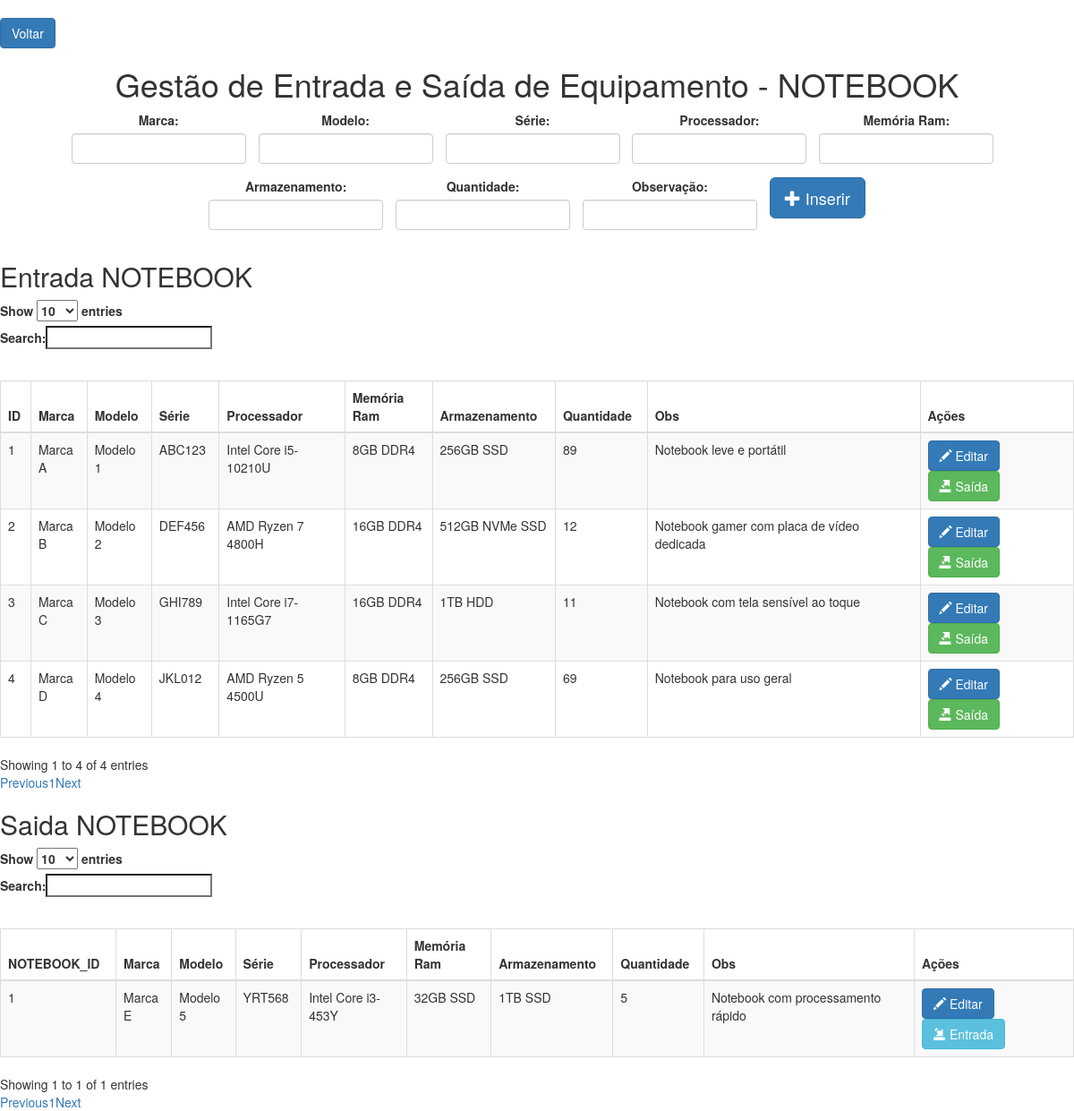
/notebook.php, run on the app's committed database.
### tables this page shows
CREATE TABLE `notebook` (
  `ID` int(11) NOT NULL,
  `MARCA` varchar(100) NOT NULL,
  `MODELO` varchar(100) NOT NULL,
  `SERIE` varchar(100) NOT NULL,
  `PROCESSADOR` varchar(100) NOT NULL,
  `MEMORIA_RAM` varchar(100) NOT NULL,
  `ARMAZENAMENTO` varchar(100) NOT NULL,
  `QUANTIDADE` int(11) NOT NULL,
  `OBS` varchar(255) NOT NULL
);

CREATE TABLE `notebook_saida` (
  `NOTEBOOK_ID` int(11) NOT NULL,
  `MARCA` varchar(100) NOT NULL,
  `MODELO` varchar(100) NOT NULL,
  `SERIE` varchar(100) NOT NULL,
  `PROCESSADOR` varchar(100) NOT NULL,
  `MEMORIA_RAM` varchar(100) NOT NULL,
  `ARMAZENAMENTO` varchar(100) NOT NULL,
  `QUANTIDADE` int(11) NOT NULL,
  `OBS` varchar(255) NOT NULL
);

### notebook.php (the view, shortened to what this page needs)
<!DOCTYPE html>
<html>
<head>
    <link rel="stylesheet" href="style.css">
    <link rel="stylesheet" href="https://maxcdn.bootstrapcdn.com/bootstrap/3.3.7/css/bootstrap.min.css">
    <link rel="stylesheet" href="https://cdn.datatables.net/1.10.19/css/dataTables.bootstrap.min.css">
</head>
<body>
<div class="text-left" style="margin-top: 20px;">
    <button onclick="window.location.href='index.php'" class="btn btn-primary">Voltar</button>
</div>
<h1 class="text-center">Gestão de Entrada e Saída de Equipamento - NOTEBOOK</h1>
<form method="post" action="inserir.php">
    <div class="form-container inline">
        <div class="form-group">
            <label for="MARCA">Marca:</label>
            <input type="text" name="MARCA" id="MARCA" class="form-control" required>
        </div>
        <div class="form-group">
            <label for="MODELO">Modelo:</label>
            <input type="text" name="MODELO" id="MODELO" class="form-control" required>
        </div>
        <div class="form-group">
            <label for="SERIE">Série:</label>
            <input type="text" name="SERIE" id="SERIE" class="form-control" required>
        </div>
        <div class="form-group">
            <label for="PROCESSADOR">Processador:</label>
            <input type="text" name="PROCESSADOR" id="PROCESSADOR" class="form-control" required>
        </div>
        <div class="form-group">
            <label for="MEMORIA_RAM">Memória Ram:</label>
            <input type="text" name="MEMORIA_RAM" id="MEMORIA_RAM" class="form-control" required>
        </div>
        <div class="form-group">
            <label for="ARMAZENAMENTO">Armazenamento:</label>
            <input type="text" name="ARMAZENAMENTO" id="ARMAZENAMENTO" class="form-control" required>
        </div>
        <div class="form-group">
            <label for="QUANTIDADE">Quantidade:</label>
            <input type="text" name="QUANTIDADE" id="QUANTIDADE" class="form-control" required>
        </div>
        <div class="form-group">
            <label for="OBS">Observação:</label>
            <input type="text" name="OBS" id="OBS" class="form-control" required>
        </div>
        <button type="submit" name="submit_insert" class="btn btn-primary btn-lg">
            <span class="glyphicon glyphicon-plus"></span> Inserir
        </button>
    </div>
</form>
<?php
function exibirTabela($conexao)
{
    $sql = "SELECT * FROM notebook";
    $resultado = mysqli_query($conexao, $sql);
    if (mysqli_num_rows($resultado) > 0) {
        echo '<h2>Entrada NOTEBOOK</h2>';
        echo '<table id="notebook-table" class="table table-striped table-bordered">';
        echo '<thead><tr><th>ID</th><th>Marca</th><th>Modelo</th><th>Série</th><th>Processador</th><th>Memória Ram</th><th>Armazenamento</th><th>Quantidade</th><th>Obs</th><th>Ações</th></tr></thead>';
        echo '<tbody>';
        while ($row = mysqli_fetch_assoc($resultado)) {
            echo '<tr>';
            echo '<td>' . $row['ID'] . '</td>';
            echo '<td>' . $row['MARCA'] . '</td>';
            echo '<td>' . $row['MODELO'] . '</td>';
            echo '<td>' . $row['SERIE'] . '</td>';
            echo '<td>' . $row['PROCESSADOR'] . '</td>';
            echo '<td>' . $row['MEMORIA_RAM'] . '</td>';
            echo '<td>' . $row['ARMAZENAMENTO'] . '</td>';
            echo '<td>' . $row['QUANTIDADE'] . '</td>';
            echo '<td>' . $row['OBS'] . '</td>';
            echo '<td><button class="btn btn-primary btn-editar"><span class="glyphicon glyphicon-pencil"></span> Editar</button>';
            echo '<button class="btn btn-success btn-saida"><span class="glyphicon glyphicon-export"></span> Saída</button>';
            echo '</td>';
            echo '</tr>';
        }
        echo '</tbody>';
        echo '</table>';
    }
}
function exibirTabelaNotebookSaida($conexao)
{
    $sql = "SELECT * FROM notebook_saida";
    $resultado = mysqli_query($conexao, $sql);
    if (mysqli_num_rows($resultado) > 0) {
        echo '<h2>Saida NOTEBOOK</h2>';
        echo '<table id="notebook_saida-table" class="table table-striped table-bordered">';
        echo '<thead><tr><th>NOTEBOOK_ID</th><th>Marca</th><th>Modelo</th><th>Série</th><th>Processador</th><th>Memória Ram</th><th>Armazenamento</th><th>Quantidade</th><th>Obs</th><th>Ações</th></tr></thead>';
        echo '<tbody>';
        while ($row = mysqli_fetch_assoc($resultado)) {
            echo '<tr>';
            echo '<td>' . $row['NOTEBOOK_ID'] . '</td>';
            echo '<td>' . $row['MARCA'] . '</td>';
            echo '<td>' . $row['MODELO'] . '</td>';
            echo '<td>' . $row['SERIE'] . '</td>';
            echo '<td>' . $row['PROCESSADOR'] . '</td>';
            echo '<td>' . $row['MEMORIA_RAM'] . '</td>';
            echo '<td>' . $row['ARMAZENAMENTO'] . '</td>';
            echo '<td>' . $row['QUANTIDADE'] . '</td>';
            echo '<td>' . $row['OBS'] . '</td>';
            echo '<td><button class="btn btn-primary btn-editar"><span class="glyphicon glyphicon-pencil"></span> Editar</button>';
            echo '<button class="btn btn-info btn-entrada"><span class="glyphicon glyphicon-import"></span> Entrada</button>';
            echo '</td>';
            echo '</tr>';
        }
        echo '</tbody>';
        echo '</table>';
    }
}
$host = "localhost";
$usuario = "root";
$senha = "";
$banco = "INVENTARIO";
$conexao = mysqli_connect($host, $usuario, $senha, $banco);
if (mysqli_connect_errno()) {
    echo '<div class="message error">Erro na conexão com o banco de dados: ' . mysqli_connect_error() . '</div>';
} else {
    exibirTabela($conexao);
    exibirTabelaNotebookSaida($conexao);
}
?>
</body>
</html>

### style.css (style rules this page uses)
body { background-color: #f1f1f1; font-family: Arial, sans-serif; }
h1 { text-align: center; }
table { width: 100%; margin-top: 30px; border-collapse: collapse; }
table th, table td { padding: 8px; border: 1px solid #ccc; }
.form-group { display: inline-block; margin-right: 10px; margin-bottom: 10px; vertical-align: top; }
.form-group label { display: block; }
.form-group input, .form-group select, .form-group textarea { display: block; width: 100%; box-sizing: border-box; }
.form-container { text-align: center; }

### data on the page
notebook: ID "1", MARCA "Marca A", MODELO "Modelo 1", SERIE "ABC123", PROCESSADOR "Intel Core i5-10210U", MEMORIA_RAM "8GB DDR4", ARMAZENAMENTO "256GB SSD", QUANTIDADE "89", OBS "Notebook leve e portátil"
notebook: ID "2", MARCA "Marca B", MODELO "Modelo 2", SERIE "DEF456", PROCESSADOR "AMD Ryzen 7 4800H", MEMORIA_RAM "16GB DDR4", ARMAZENAMENTO "512GB NVMe SSD", QUANTIDADE "12", OBS "Notebook gamer com placa de vídeo dedicada"
notebook: ID "3", MARCA "Marca C", MODELO "Modelo 3", SERIE "GHI789", PROCESSADOR "Intel Core i7-1165G7", MEMORIA_RAM "16GB DDR4", ARMAZENAMENTO "1TB HDD", QUANTIDADE "11", OBS "Notebook com tela sensível ao toque"
notebook: ID "4", MARCA "Marca D", MODELO "Modelo 4", SERIE "JKL012", PROCESSADOR "AMD Ryzen 5 4500U", MEMORIA_RAM "8GB DDR4", ARMAZENAMENTO "256GB SSD", QUANTIDADE "69", OBS "Notebook para uso geral"
notebook_saida: NOTEBOOK_ID "1", MARCA "Marca E", MODELO "Modelo 5", SERIE "YRT568", PROCESSADOR "Intel Core i3-453Y", MEMORIA_RAM "32GB SSD", ARMAZENAMENTO "1TB SSD", QUANTIDADE "5", OBS "Notebook com processamento rápido"
